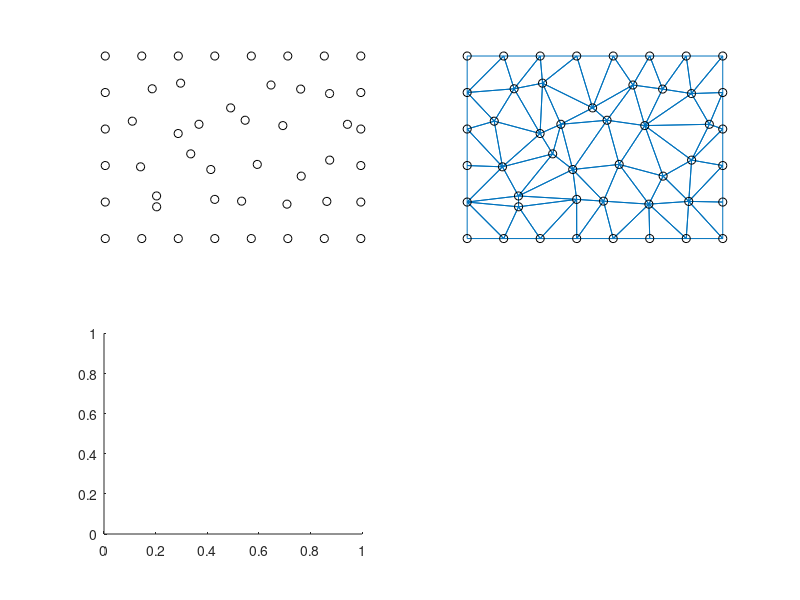

Write MATLAB code to recreate this figure. (Note: this script raises an error after producing the figure.)
%% Illustrate the correspondence between Voronoi and Delaunay
N = 7; M=5;
[x,y]=ndgrid(0:N,0:M);
x(2:N,2:M) = x(2:N,2:M) + 0.3*randn(N-1,M-1);
y(2:N,2:M) = y(2:N,2:M) + 0.2*randn(N-1,M-1);
%
subplot(2,2,1);
plot(x,y,'ok');
axis equal tight off;
%
subplot(2,2,2);
t = delaunay(x,y);
triplot(t,x,y);
hold on; plot(x,y,'ok'); hold off;
axis equal tight off;
%
subplot(2,2,3);
voronoi(x,y);
axis equal tight off;
p=get(gca,'position'); p(2)=p(2)+0.1; set(gca,'position',p);
%
subplot(2,2,4);
h = voronoi(x,y,'b'); set(h,'LineWidth',1);
hold on; triplot(t,x,y,'r','LineWidth',0.25); hold off;
axis equal tight off;
p=get(gca,'position'); p(2)=p(2)+0.1; set(gca,'position',p);

%% Examples of Voronoi grids
clf;
%
% Regular grid
[x,y] = meshgrid(0:10,0:8);
voronoi(x,y);
axis([1 8 1 5]); axis equal off;
%%
% Regular grid
[x,y] = meshgrid(0:10,0:8);
x = [x(:); x(:)+0.5];
y = [y(:); y(:)+0.5];
voronoi(x,y);
axis([1 8 1 5]); axis equal off;

%%
% Honeycomb grids
[x,y] = meshgrid((0:10)*2*cos(pi/6),0:8);
x = [x(:); x(:)+cos(pi/6)];
y = [y(:); y(:)+sin(pi/6)];
voronoi(x,y);
axis([1 8 1 5]); axis equal off;

%% Triangulation of a set of perturbed mesh points
clf;
N=7; M=5;
[x,y] = ndgrid(0:N,0:M);
x(2:N,2:M) = x(2:N,2:M) + 0.3*randn(N-1,M-1);
y(2:N,2:M) = y(2:N,2:M) + 0.3*randn(N-1,M-1);
p = [x(:) y(:)];
T = triangleGrid(p,delaunayn(p));
V = makeLayeredGrid(pebi(T), 3);
plotGrid(V, 'FaceColor',[.8 .8 .8]); view(-40,60); axis tight off;

%% Seamount: A standard example from Matlab
clf
load seamount
V = pebi( triangleGrid([x(:) y(:)], delaunay(x,y)));
plotGrid(V,'FaceColor','none'); axis off;

%% A honeycombed grid
clf
[x,y] = meshgrid((0:4)*2*cos(pi/6),0:3);
x = [x(:); x(:)+cos(pi/6)];
y = [y(:); y(:)+sin(pi/6)];
G = triangleGrid([x(:),y(:)],delaunay(x(:),y(:)));
plotGrid(pebi(G), 'FaceColor','none'); axis equal off

%{
Copyright 2009-2026 SINTEF Digital, Mathematics & Cybernetics.

This file is part of The MATLAB Reservoir Simulation Toolbox (MRST).

MRST is free software: you can redistribute it and/or modify
it under the terms of the GNU General Public License as published by
the Free Software Foundation, either version 3 of the License, or
(at your option) any later version.

MRST is distributed in the hope that it will be useful,
but WITHOUT ANY WARRANTY; without even the implied warranty of
MERCHANTABILITY or FITNESS FOR A PARTICULAR PURPOSE.  See the
GNU General Public License for more details.

You should have received a copy of the GNU General Public License
along with MRST.  If not, see <http://www.gnu.org/licenses/>.
%}
